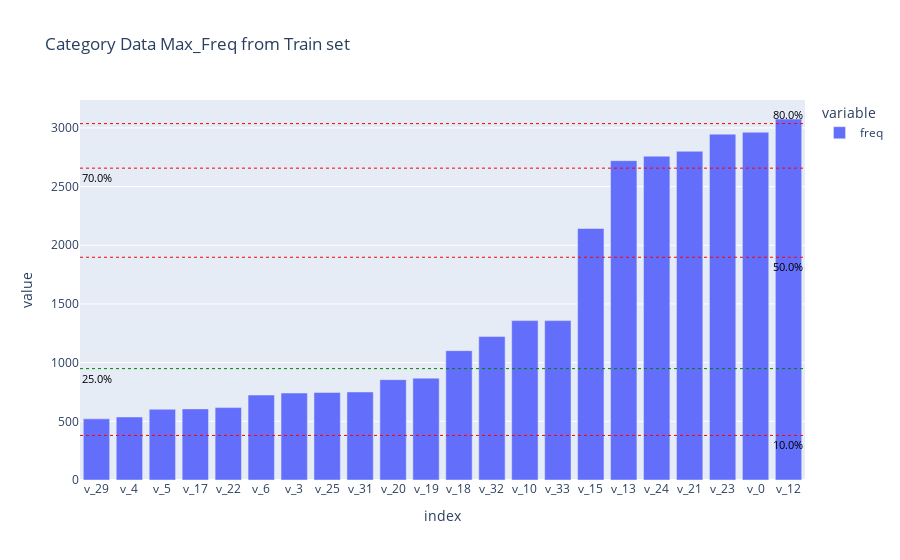

Notebook source saved alongside this figure:
### Code cell
N = category_data.shape[0]
fig= category_data.describe().loc['freq',:].sort_values().plot(kind='bar',title='Category Data Max_Freq from Train set')
fig.add_hline(y=379.6, line_dash="dot", line_width=1,line_color="red",annotation_text="10.0%", annotation_position="bottom right",annotation_font_size=11,annotation_font_color="black")
fig.add_hline(y=949.0, line_dash="dot", line_width=1,line_color="green",annotation_text="25.0%", annotation_position="bottom left",annotation_font_size=11,annotation_font_color="black")
fig.add_hline(y=1898.0, line_dash="dot", line_width=1,line_color="red",annotation_text="50.0%", annotation_position="bottom right",annotation_font_size=11,annotation_font_color="black")
fig.add_hline(y=0.7*N, line_dash="dot", line_width=1,line_color="red",annotation_text="70.0%", annotation_position="bottom left",annotation_font_size=11,annotation_font_color="black")
fig.add_hline(y=3036.8, line_dash="dot", line_width=1,line_color="red",annotation_text="80.0%", annotation_position="top right",annotation_font_size=11,annotation_font_color="black")


# fig = plt.axhline(y = 0.60*N, color = 'r', linestyle = '--', label = "50%")
# fig = plt.axhline(y = 0.75*N, color = 'g', linestyle = '--', label = "75%")
# fig = plt.axhline(y = 0.25*N, color = 'y', linestyle = '--', label = "25%")
# fig = plt.axhline(y = 0.15*N, color = 'black', linestyle = '--', label = "15%")
# fig = plt.legend()
fig

### Figure 1 — Plotly figure (JSON) as saved in the notebook; plotly's stock layout.template omitted (floating-point values rounded to 4 significant figures)
{"data": [{"alignmentgroup": "True", "hovertemplate": "variable=freq<br>index=%{x}<br>value=%{y}<extra></extra>", "legendgroup": "freq", "marker": {"color": "#636efa", "pattern": {"shape": ""}}, "name": "freq", "offsetgroup": "freq", "orientation": "v", "showlegend": true, "textposition": "auto", "type": "bar", "x": ["v_29", "v_4", "v_5", "v_17", "v_22", "v_6", "v_3", "v_25", "v_31", "v_20", "v_19", "v_18", "v_32", "v_10", "v_33", "v_15", "v_13", "v_24", "v_21", "v_23", "v_0", "v_12"], "xaxis": "x", "y": [521, 537, 603, 606, 617, 724, 741, 746, 750, 855, 868, 1102, 1222, 1358, 1358, 2143, 2721, 2759, 2801, 2947, 2963, 3076], "yaxis": "y"}], "layout": {"annotations": [{"font": {"color": "black", "size": 11}, "showarrow": false, "text": "10.0%", "x": 1, "xanchor": "right", "xref": "x domain", "y": 379.6, "yanchor": "top", "yref": "y"}, {"font": {"color": "black", "size": 11}, "showarrow": false, "text": "25.0%", "x": 0, "xanchor": "left", "xref": "x domain", "y": 949, "yanchor": "top", "yref": "y"}, {"font": {"color": "black", "size": 11}, "showarrow": false, "text": "50.0%", "x": 1, "xanchor": "right", "xref": "x domain", "y": 1898, "yanchor": "top", "yref": "y"}, {"font": {"color": "black", "size": 11}, "showarrow": false, "text": "70.0%", "x": 0, "xanchor": "left", "xref": "x domain", "y": 2657.0, "yanchor": "top", "yref": "y"}, {"font": {"color": "black", "size": 11}, "showarrow": false, "text": "80.0%", "x": 1, "xanchor": "right", "xref": "x domain", "y": 3037.0, "yanchor": "bottom", "yref": "y"}], "autosize": true, "barmode": "relative", "legend": {"title": {"text": "variable"}, "tracegroupgap": 0}, "shapes": [{"line": {"color": "red", "dash": "dot", "width": 1}, "type": "line", "x0": 0, "x1": 1, "xref": "x domain", "y0": 379.6, "y1": 379.6, "yref": "y"}, {"line": {"color": "green", "dash": "dot", "width": 1}, "type": "line", "x0": 0, "x1": 1, "xref": "x domain", "y0": 949, "y1": 949, "yref": "y"}, {"line": {"color": "red", "dash": "dot", "width": 1}, "type": "line", "x0": 0, "x1": 1, "xref": "x domain", "y0": 1898, "y1": 1898, "yref": "y"}, {"line": {"color": "red", "dash": "dot", "width": 1}, "type": "line", "x0": 0, "x1": 1, "xref": "x domain", "y0": 2657.0, "y1": 2657.0, "yref": "y"}, {"line": {"color": "red", "dash": "dot", "width": 1}, "type": "line", "x0": 0, "x1": 1, "xref": "x domain", "y0": 3037.0, "y1": 3037.0, "yref": "y"}], "title": {"text": "Category Data Max_Freq from Train set"}, "xaxis": {"anchor": "y", "autorange": true, "domain": [0, 1], "range": [-0.5, 21.5], "title": {"text": "index"}, "type": "category"}, "yaxis": {"anchor": "x", "autorange": true, "domain": [0, 1], "range": [-50.24, 3467.0], "title": {"text": "value"}, "type": "linear"}}}
